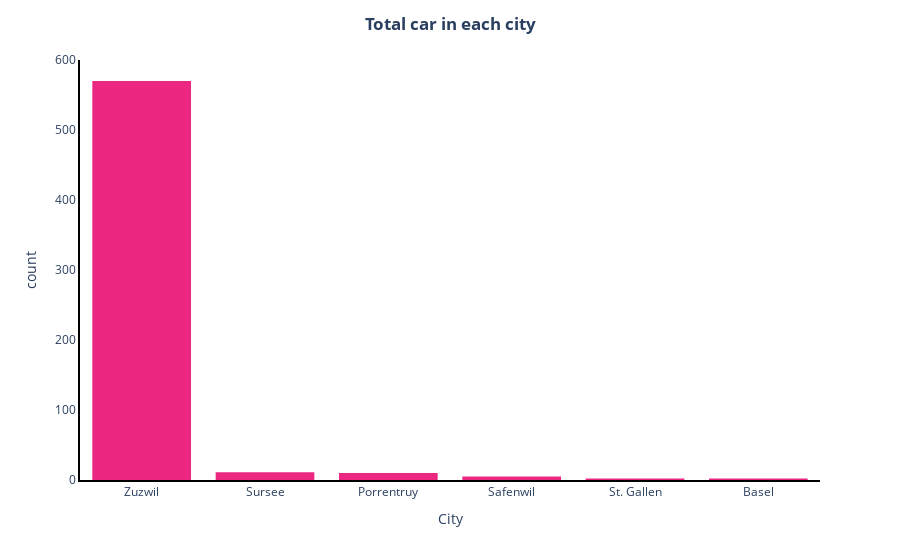

Write notebook code for a chart like this one.
### Code cell
fig = px.histogram(df12, x = "city", color_discrete_sequence = ["#EC2781"] * len(df12))
fig.update_layout(xaxis={'categoryorder':'total descending'},
                 plot_bgcolor = "white",
                  xaxis_title = "City",
                  title = "<b>Total car in each city</b>",
                 title_x=0.5)

fig.update_yaxes(showticklabels = True, showline = True, linewidth = 2, linecolor = "black")
fig.update_xaxes(showticklabels = True, showline = True, linewidth = 2, linecolor = "black")

fig.show()

### Figure 1 — Plotly figure (JSON) as saved in the notebook; plotly's stock layout.template omitted (floating-point values rounded to 4 significant figures; data arrays with more than 128 entries replaced by an {"elided": "..."} marker saying what was removed)
{"data": [{"alignmentgroup": "True", "bingroup": "x", "hovertemplate": "city=%{x}<br>count=%{y}<extra></extra>", "legendgroup": "", "marker": {"color": "#EC2781", "pattern": {"shape": ""}}, "name": "", "offsetgroup": "", "orientation": "v", "showlegend": false, "type": "histogram", "x": {"elided": "600 str values"}, "xaxis": "x", "yaxis": "y"}], "layout": {"barmode": "relative", "legend": {"tracegroupgap": 0}, "margin": {"t": 60}, "plot_bgcolor": "white", "title": {"text": "<b>Total car in each city</b>", "x": 0.5}, "xaxis": {"anchor": "y", "categoryorder": "total descending", "domain": [0, 1], "linecolor": "black", "linewidth": 2, "showline": true, "showticklabels": true, "title": {"text": "City"}}, "yaxis": {"anchor": "x", "domain": [0, 1], "linecolor": "black", "linewidth": 2, "showline": true, "showticklabels": true, "title": {"text": "count"}}}}
